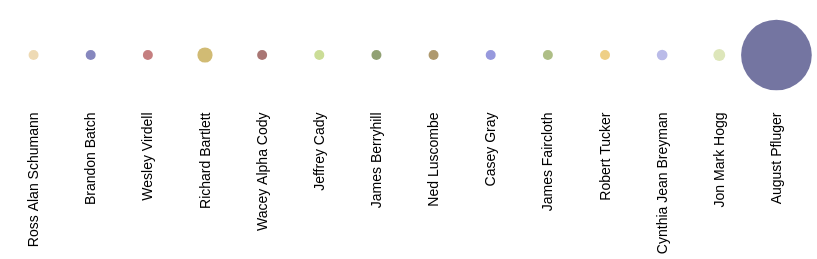

The cell this chart's notebook holds for it:
### Markdown cell above
## Second feedback

I submitted this chart to the nice group at NICAR-L, an email listserv for data journalism. Many good suggestions came my way and all agreed that the above is not the best way to present this data, with one person even questioning the need to present the data at all, which is definitely a good question.

Here's the plan: you need a graphic that can be repeated depending on the race, so we can get an encapsulated idea of where people are in regards to finance.

Also, we need something that communicates where people are getting their money. This wil all be served best by publishing several different charts.

I really need to sit with whatever data is available and figure out what it is I want to show to people who end up on the page.

### Important pieces of information

1. Who's running?

2. How mugh money do they have to campaign?

3. Where, or from whom, did they get that money?

4. What are their positions?
    * Most of the candidates are Republicans or right-leaning Libertarians, how can I compare and contrast their positions?

### Code cell
base_chart = alt.Chart(all_totals, width=800, height=100).mark_circle().encode(
    alt.X('Name:N',
          sort=None,
         axis=alt.Axis(
             orient='bottom',
             title=None
         )
         ),
    alt.Size('Contributions:Q',
            scale=alt.Scale(
                range=[100, 5000]),
                legend=None
            ),
    color=alt.Color(
        'Name:N',
        legend=None,
        scale=alt.Scale(
            type='linear',
            scheme='category20b'
        )
    ),
    tooltip=[
        alt.Tooltip(title='Name', field='Name', type='ordinal'),
        alt.Tooltip(title='Contributions', field='Contributions', format="$,.0f", type='ordinal'),
        alt.Tooltip(title='Cash on hand', field='Cash on Hand', format="$,.0f", type='ordinal'),
        alt.Tooltip(title='Spending', field='Spending', format="$,.0f", type='ordinal'),
        alt.Tooltip(title='Debt', field='Debt', format="$,.0f", type='ordinal')
    ]
).configure_view(
    strokeWidth=0,
    strokeOpacity=0
).configure_axisBottom(
    labelFontSize=14,
    grid=False,
    gridOpacity=0.6,
    gridDash=[5,5],
    tickOpacity=0,
    domainOpacity=0    
).configure_axisLeft(
    grid=False,
    gridOpacity=0.6,
    gridDash=[5,5],
    labelFontSize=14,
    titleFontSize=14,
    tickOpacity=0,
    titleAnchor='start',
    titleAngle=0,
    titlePadding=20,
    titleBaseline='bottom',
    titleX=-97,
    titleY=-25,
    domainOpacity=0
)

base_chart

### Figure 1 — Vega-Lite specification as saved in the notebook (floating-point values rounded to 4 significant figures)
{"$schema": "https://vega.github.io/schema/vega-lite/v3.4.0.json", "config": {"axisBottom": {"domainOpacity": 0, "grid": false, "gridDash": [5, 5], "gridOpacity": 0.6, "labelFontSize": 14, "tickOpacity": 0}, "axisLeft": {"domainOpacity": 0, "grid": false, "gridDash": [5, 5], "gridOpacity": 0.6, "labelFontSize": 14, "tickOpacity": 0, "titleAnchor": "start", "titleAngle": 0, "titleBaseline": "bottom", "titleFontSize": 14, "titlePadding": 20, "titleX": -97, "titleY": -25}, "mark": {"tooltip": null}, "view": {"height": 300, "strokeOpacity": 0, "strokeWidth": 0, "width": 400}}, "data": {"name": "data-1b43c24f2b7a69389dde19403047e823"}, "datasets": {"data-1b43c24f2b7a69389dde19403047e823": [{"Cash on Hand": 0, "Contributions": 0, "Debt": 0, "Name": "Ross Alan Schumann", "Receipts": 0, "Spending": 0}, {"Cash on Hand": 0, "Contributions": 0, "Debt": 0, "Name": "Brandon Batch", "Receipts": 0, "Spending": 0}, {"Cash on Hand": 0, "Contributions": 0, "Debt": 0, "Name": "Wesley Virdell", "Receipts": 0, "Spending": 0}, {"Cash on Hand": 0, "Contributions": 22350, "Debt": 0, "Name": "Richard Bartlett", "Receipts": 22620.0, "Spending": 22620.0}, {"Cash on Hand": 0, "Contributions": 0, "Debt": 0, "Name": "Wacey Alpha Cody", "Receipts": 0, "Spending": 0}, {"Cash on Hand": 0, "Contributions": 0, "Debt": 0, "Name": "Jeffrey Cady", "Receipts": 0, "Spending": 0}, {"Cash on Hand": 0, "Contributions": 0, "Debt": 0, "Name": "James Berryhill", "Receipts": 0, "Spending": 0}, {"Cash on Hand": 0, "Contributions": 0, "Debt": 0, "Name": "Ned Luscombe", "Receipts": 0, "Spending": 0}, {"Cash on Hand": 0, "Contributions": 0, "Debt": 0, "Name": "Casey Gray", "Receipts": 0, "Spending": 0}, {"Cash on Hand": 0, "Contributions": 0, "Debt": 0, "Name": "James Faircloth", "Receipts": 0, "Spending": 0}, {"Cash on Hand": 520.5, "Contributions": 0, "Debt": 3830.0, "Name": "Robert Tucker", "Receipts": 245, "Spending": 594.5}, {"Cash on Hand": 4500, "Contributions": 2500, "Debt": 0, "Name": "Cynthia Jean Breyman", "Receipts": 19290.0, "Spending": 19790.0}, {"Cash on Hand": 7488.0, "Contributions": 7043.0, "Debt": 0, "Name": "Jon Mark Hogg", "Receipts": 9767.0, "Spending": 2279.0}, {"Cash on Hand": 699800.0, "Contributions": 832760, "Debt": 18100.0, "Name": "August Pfluger", "Receipts": 704910, "Spending": 5134.0}]}, "encoding": {"color": {"field": "Name", "legend": null, "scale": {"scheme": "category20b", "type": "linear"}, "type": "nominal"}, "size": {"field": "Contributions", "legend": null, "scale": {"range": [100, 5000]}, "type": "quantitative"}, "tooltip": [{"field": "Name", "title": "Name", "type": "ordinal"}, {"field": "Contributions", "format": "$,.0f", "title": "Contributions", "type": "ordinal"}, {"field": "Cash on Hand", "format": "$,.0f", "title": "Cash on hand", "type": "ordinal"}, {"field": "Spending", "format": "$,.0f", "title": "Spending", "type": "ordinal"}, {"field": "Debt", "format": "$,.0f", "title": "Debt", "type": "ordinal"}], "x": {"axis": {"orient": "bottom", "title": null}, "field": "Name", "sort": null, "type": "nominal"}}, "height": 100, "mark": "circle", "width": 800}
